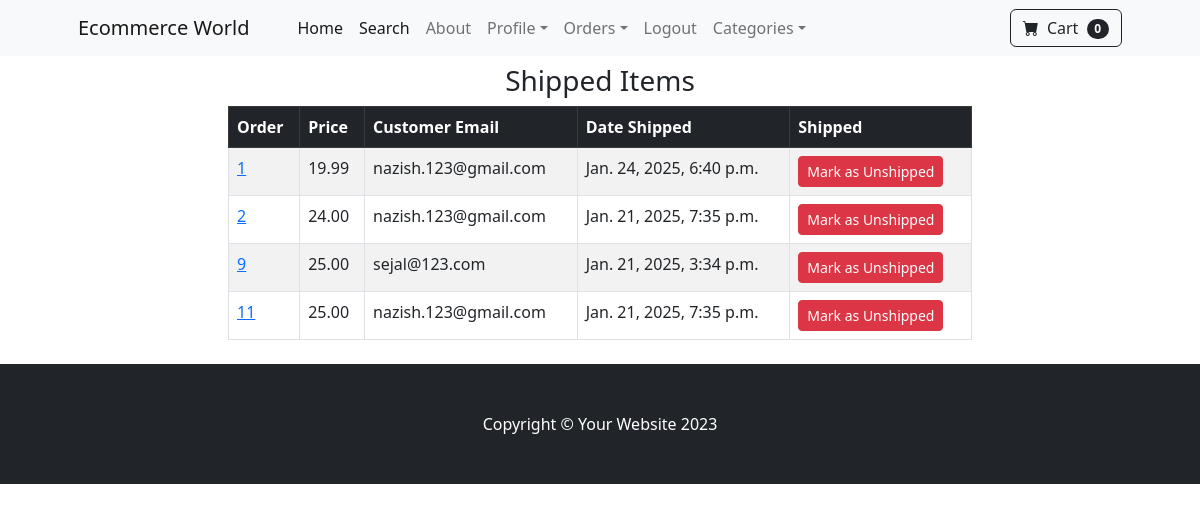
The page /payment/shipped_dash (signed in) on the database its author committed.
### payment/models.py (models this page shows, shortened)
class Order(models.Model):
    user = models.ForeignKey(User, on_delete=models.CASCADE, null=True, blank=True)
    full_name = models.CharField(max_length=250)
    email = models.EmailField(max_length=250)
    shipping_address = models.TextField(max_length=15000)
    amount_paid = models.DecimalField(max_digits=7, decimal_places=2)
    date_ordered = models.DateTimeField(auto_now_add=True)
    shipped = models.BooleanField(default=False)
    date_shipped = models.DateTimeField(blank=True, null=True)

### payment/views.py (the view, shortened to what this page needs)
# urls.py: path('shipped_dash', views.shipped_dash, name='shipped_dash'),
def shipped_dash(request):
    if request.user.is_authenticated and request.user.is_superuser:
        orders = Order.objects.filter(shipped = True)
        return render(request, "payment/shipped_dash.html",{"orders": orders})
    else:
        messages.success(request, "Access Denied")
        return redirect('home')

### cart/cart.py (called while the page is built)
    def __len__(self):
        return len(self.cart)

### cart/context_processors.py (called while the page is built)
def cart(request):
    return {'cart': Cart(request)}

### payment/templates/payment/shipped_dash.html (shortened to what this page needs)
{% extends "base.html" %}
{% block content %}
    <div class="container mt-2 mb-2">
        <div class="row">
            <center>
            <div class="col-lg-8 mx-auto">
                <h3>Shipped Items</h3>
                <table class="table table-striped table-hover table-bordered">
                    <thead class="table-dark">
                    <tr>
                        <th scope="col">Order</th>
                        <th scope="col">Price</th>
                        <th scope="col">Customer Email</th>
                        <th scope="col">Date Shipped</th>
                        <th scope="col">Shipped</th>
                      </tr>
                    </thead>
                    <tbody>
                      <tr>
                        {% for item in orders %}
                        <td><a href="{% url "orders" item.id %}">{{item.id}}</a></td>
                        <td>{{item.amount_paid}}</td>
                        <td>{{item.email}}</td>
                        <td>{{item.date_shipped}}</td>
                        <td>
                          <form method="POST">
                            <button type="submit" class="btn btn-danger btn-sm">Mark as Unshipped</button>
                          </form>
                        </td>
                      </tr>
                      {% endfor %}
                    </tbody>
                  </table>
            </div>
            </center>
        </div>
    </div>
{% endblock %}

### rows shown on the page
Order: id "1", amount_paid "19.99", email "nazish.123@gmail.com", date_shipped "Jan. 24, 2025, 6:40 p.m."
Order: id "2", amount_paid "24.00", email "nazish.123@gmail.com", date_shipped "Jan. 21, 2025, 7:35 p.m."
Order: id "9", amount_paid "25.00", email "sejal@123.com", date_shipped "Jan. 21, 2025, 3:34 p.m."
Order: id "11", amount_paid "25.00", email "nazish.123@gmail.com", date_shipped "Jan. 21, 2025, 7:35 p.m."

### other values the page prints
{{ cart|length }} "0"
